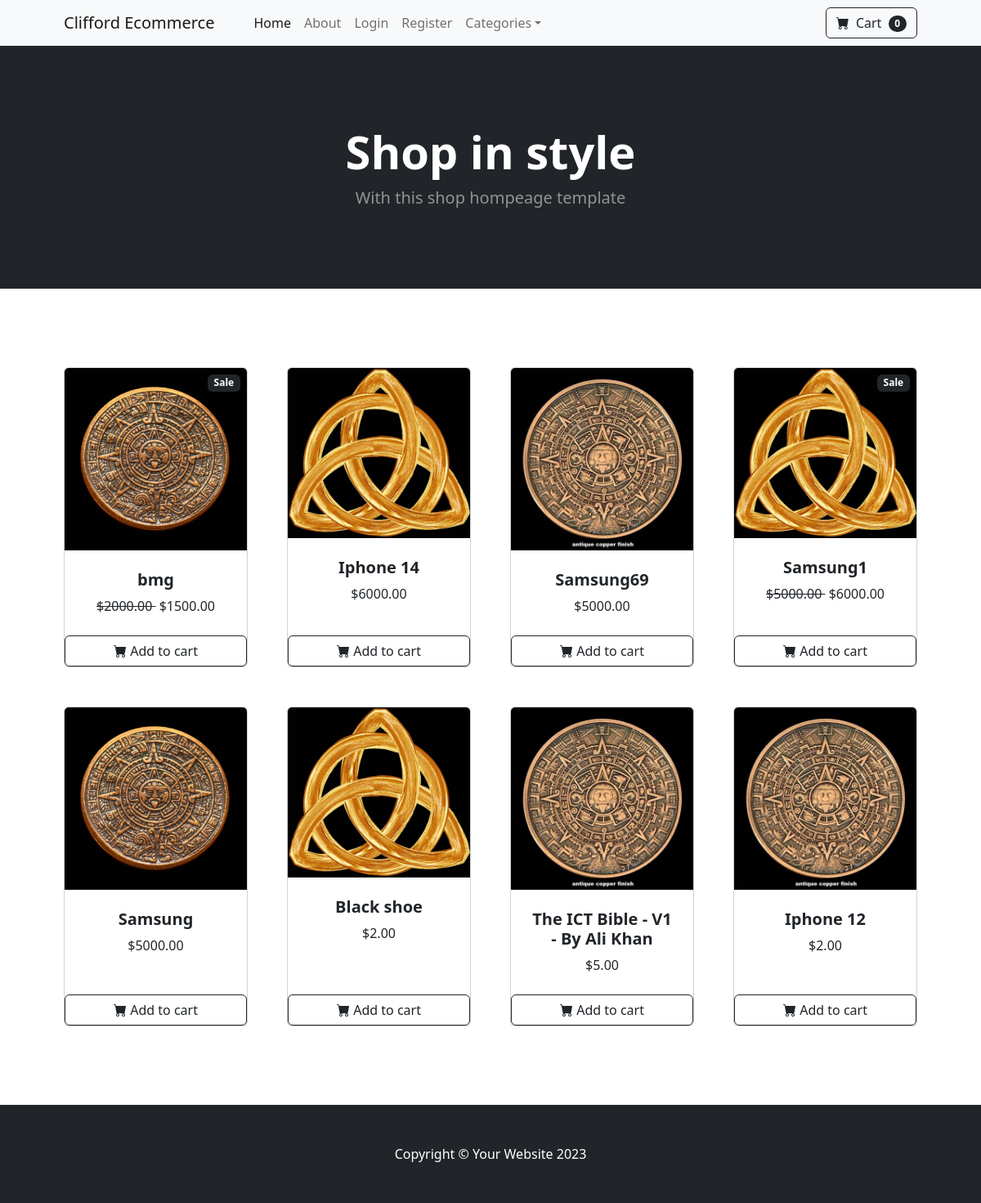
The page / on the database its author committed.
### store/models.py (models this page shows, shortened)
class Product(models.Model):
    name = models.CharField(max_length = 50)
    price = models.DecimalField(default = 0, decimal_places = 2, max_digits = 6)
    category = models.ForeignKey(Category, on_delete = models.CASCADE, default = 1)
    description = models.CharField(max_length = 250, default = '', blank = True, null = True)
    image = models.ImageField(upload_to = 'uploads/product/')
    is_sale = models.BooleanField(default = False)
    sale_price = models.DecimalField(default = 0, decimal_places = 2, max_digits = 6)

### store/views.py (the view)
# urls.py: 2. Add a URL to urlpatterns:  path('', views.home, name='home')
def home(request):
    products = Product.objects.all().order_by('-id')
    return render(request, 'home.html', {'products': products, 'categories': get_categories()})

### GlobalV.py (called while the page is built)
def get_categories():
    categories = Category.objects.all()
    return categories

### cart/cart.py (called while the page is built)
    def __len__(self):
        return len(self.cart)

### cart/context_processors.py (called while the page is built)
def cart(request):
    return {'cart': Cart(request)}

### store/templates/home.html (shortened to what this page needs)
{% extends 'base.html' %}
{% block content %}
    <header class="bg-dark py-5">
        <div class="container px-4 px-lg-5 my-5">
            <div class="text-center text-white">
                <h1 class="display-4 fw-bolder">Shop in style</h1>
                <p class="lead fw-normal text-white-50 mb-0">With this shop hompeage template</p>
            </div>
        </div>
    </header>
    <section class="py-5">
        <div class="container px-4 px-lg-5 mt-5">
            <div class="row gx-4 gx-lg-5 row-cols-2 row-cols-md-3 row-cols-xl-4 justify-content-center">
                {% for product in products %}
                    {% if product.is_sale %}
                        <div class="col mb-5">
                            <div class="card h-100">
                                <div class="badge bg-dark text-white position-absolute" style="top: 0.5rem; right: 0.5rem">Sale</div>
                                <a href="{% url 'product' product.id %}"><img class="card-img-top" src="{{ product.image.url }}" alt="..."/></a>
                                <div class="card-body p-4">
                                    <div class="text-center">
                                        <h5 class="fw-bolder">{{ product.name }}</h5>
                                        <strike>
                                            ${{ product.price }}
                                        </strike>
                                        &nbsp;${{ product.sale_price }}
                                    </div>
                                </div>
                                <button class="btn btn-outline-dark flex-shrink-0" type="button" value="{{ product.id }}" id="add-cart">
                                    <i class="bi bi-cart-fill"></i>
                                    Add to cart
                                </button>
                            </div>
                        </div>
                    {% else %}
                        <div class="col mb-5">
                            <div class="card h-100">
                                <a href="{% url 'product' product.id %}"><img class="card-img-top" src="{{ product.image.url }}" alt="..." /></a>
                                <div class="card-body p-4">
                                    <div class="text-center">
                                        <h5 class="fw-bolder">{{ product.name }}</h5>
                                        ${{ product.price }}
                                    </div>
                                </div>
                                <button class="btn btn-outline-dark flex-shrink-0" type="button" value="{{ product.id }}" id="add-cart">
                                    <i class="bi bi-cart-fill"></i>
                                    Add to cart
                                </button>
                            </div>
                        </div>
                    {% endif %}
                {% endfor %}
            </div>
        </div>
    </section>
{% endblock content %}

### rows shown on the page
Product: image (picture), name "bmg", price "2000.00", sale_price "1500.00", {{ product.id }} 8 (drawn)
Product: image (picture), name "Iphone 14", price "6000.00", {{ product.id }} 7 (drawn)
Product: image (picture), name "Samsung69", price "5000.00", {{ product.id }} 6 (drawn)
Product: image (picture), name "Samsung1", price "5000.00", sale_price "6000.00", {{ product.id }} 5 (drawn)
Product: image (picture), name "Samsung", price "5000.00", {{ product.id }} 4 (drawn)
Product: image (picture), name "Black shoe", price "2.00", {{ product.id }} 3 (drawn)
Product: image (picture), name "The ICT Bible - V1 - By Ali Khan", price "5.00", {{ product.id }} 2 (drawn)
Product: image (picture), name "Iphone 12", price "2.00", {{ product.id }} 1 (drawn)

### other values the page prints
{{ cart|length }} "0"
